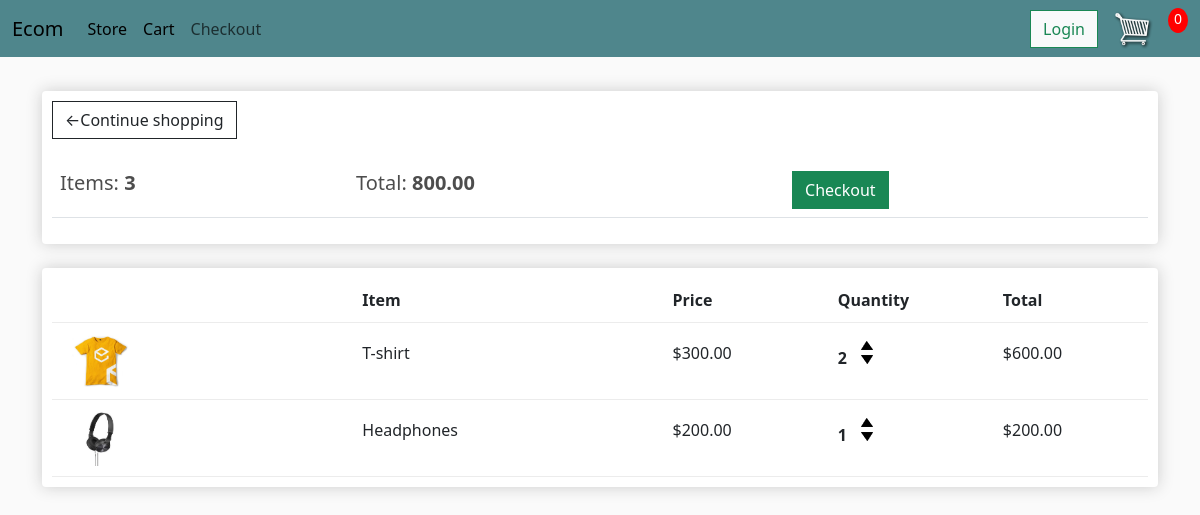
The app's page /cart/ (signed in) with its own data.
### store/models.py (models this page shows, shortened)
class Order(models.Model):
    customer = models.ForeignKey(Customer , on_delete=models.SET_NULL , null=True , blank=True)
    date_ordered = models.DateTimeField(auto_now_add =True)
    complete = models.BooleanField(default=False)
    transaction_id = models.CharField(max_length=100 , null=True)
    @property
    def get_cart_total(self):
        orderitems = self.orderitem_set.all()
        total = sum([item.get_total for item in orderitems])
        return total
    @property
    def get_cart_items(self):
        orderitems = self.orderitem_set.all()
        total = sum([item.quantity for item in orderitems])
        return total

class OrderItem(models.Model) :
    product = models.ForeignKey(Product, on_delete=models.SET_NULL, null= True)
    order= models.ForeignKey(Order , on_delete=models.SET_NULL, null= True)
    quantity = models.IntegerField(default=0 , null =True , blank=True)
    date_added = models.DateTimeField(auto_now_add=True)
    @property
    def get_total(self):
        total = self.product.price * self.quantity
        return total

class Product (models.Model):
    name = models.CharField(max_length=200 , null = True)
    price = models.FloatField()
    digital = models.BooleanField(default=False , null=True , blank= False)
    image = models.ImageField(null=True , blank =True)
    @property
    def imageURL(self):
        try:
            url=self.image.url
        except:
            url= " "
        return url

### store/views.py (the view)
# urls.py: path('cart/', views.cart , name= "cart"),
def cart (request):
    if request.user.is_authenticated:
        customer = request.user.customer
        order, created = Order.objects.get_or_create(customer=customer, complete=False)
        items = order.orderitem_set.all()
    else:
        items = []
        order = {'get_cart_total':0 , 'get_cart_items':0}
    context ={'items':items ,"order":order}
    return render(request , "store/cart.html", context)

### store/templates/store/cart.html (shortened to what this page needs)
<!DOCTYPE html>
<html lang="en">
<head>
</head>
<body>
    {% extends "store/main.html" %}
    {%load static%}
    {% block content%}
        <div class="row">
	    	<div class="col-lg-12">
	    		<div class="box-element">
                    <a class = "btn btn-outline-dark"href ="{%url "store"%}">&#x2190;Continue shopping</a>
                    <br>
                    <br>
                    <table class="table">
                        <tr>
                            <th><h5>Items: <strong>{{order.get_cart_items}}<strong></h5></th>
                            <th><h5>Total: <strong>{{order.get_cart_total|floatformat:2}}<strong></h5></th>
                            <th>
                               <a style="float:right:margin:5px " class="btn btn-success" href="{% url 'checkout'%}">Checkout </a>
                            </th>
                        </tr>
                    </table>
	    		</div>
	    		<br>
	    		<div class="box-element">
                    <div class="cart-row">
                        <div style="flex:2"><strong>Item </strong></div>
                        <div style="flex:1"><strong>Price </strong></div>
                        <div style="flex:1"><strong>Quantity </strong></div>
                        <div style="flex:1"><strong>Total </strong></div>
                    </div>
                    {%for item in items%}
                    <div class ="cart-row">
                        <div style="flex:2"><img class="row-image" src="{{item.product.imageURL}}"></div>
                        <div style="flex:2"><p>{{item.product.name}}</p></div>
                        <div style="flex:1"><p>${{item.product.price|floatformat:2}}</p></div>
                        <div style="flex:1">
                            <p class = "quantity">{{item.quantity}}</p>
                            <div class = "quantity">
                                <img class ="chg-quantity" src = "{%static "images/arrow-up.png"%}">
                                <img class="chg-quantity" src="{%static "images/arrow-down.png"%}">
                            </div>
                        </div>
                        <div style="flex:1"><p>${{item.get_total|floatformat:2}}</p></div>
                    </div>
                    {% endfor %}
	    		</div>
	    	</div>
	    </div>
    {% endblock content%}

### static/css/main.css (style rules this page uses)
body { background-color: hsl(0, 0%, 98%); }
h1,h2,h3,h4,h5,h6 { color:hsl(0, 0%, 30%); }
.box-element { box-shadow:hsl(0, 0%, 80%) 0 0 16px; background-color: #fff; border-radius: 4px; padding: 10px; }
.col-lg-4, .col-lg-6, .col-lg-8, .col-lg-12 { margin-top: 10px; }
.btn { border-radius: 0; }
.row-image { width: 100px; }
.cart-row { display: flex; align-items: center; justify-content: space-between; gap: 20px; padding: 10px 0; border-bottom: 1px solid #ececec; }
.quantity { display: inline-block; font-weight: 700; padding-right:10px; }
.chg-quantity { width: 12px; cursor: pointer; display: block; margin-top: 5px; transition:.1s; }

### records on screen
Order: get_cart_items "3", get_cart_total "800.00"
OrderItem: product.imageURL (picture), product.name "T-shirt", product.price "300.00", quantity "2", get_total "600.00"
OrderItem: product.imageURL (picture), product.name "Headphones", product.price "200.00", quantity "1", get_total "200.00"
